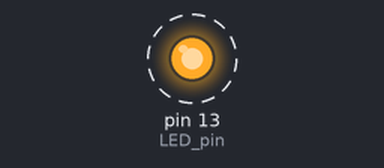
Simulated run of this sketch. Board: Arduino Uno, built with avr-gcc and run on an emulated ATmega328P. Parts: output pins drawn as LEDs (lit = HIGH). Dashed ring = blinking. What the sketch prints to the serial monitor is not drawn.

Above: at 0.5 s.
Timing chart, 0 to 4.6 s (numbered marks = the images above):
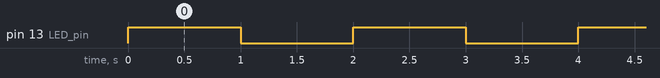

Measured:
- by itself, pin 13 (LED_pin): alternates HIGH for 1.0 s and LOW for 1.0 s

The sketch:

timercopy.ino
```cpp
#include <avr/io.h>
#include <avr/interrupt.h>

const int LED_pin = 13;
unsigned int reload = 0xF424;
volatile int count;

ISR(TIMER1_COMPA_vect)
{
count++;
flash();
}
void setup()
{
Serial.begin(115200);
pinMode(LED_pin, OUTPUT);
digitalWrite(LED_pin, LOW);
cli();
TCCR1A = 0;
TCCR1B = 0;
OCR1A = reload;
TCCR1B = (1<<WGM12) | (1<<CS12);
TIMSK1 = (1<<OCIE1A);
sei();
Serial.println("TIMER1 Setup Finished.");
}
void loop()
{
Serial.println(count); // do anything
delay(200);
}
void flash()
{
static boolean output = HIGH;
digitalWrite(LED_pin, output);
output = !output;
}
```
